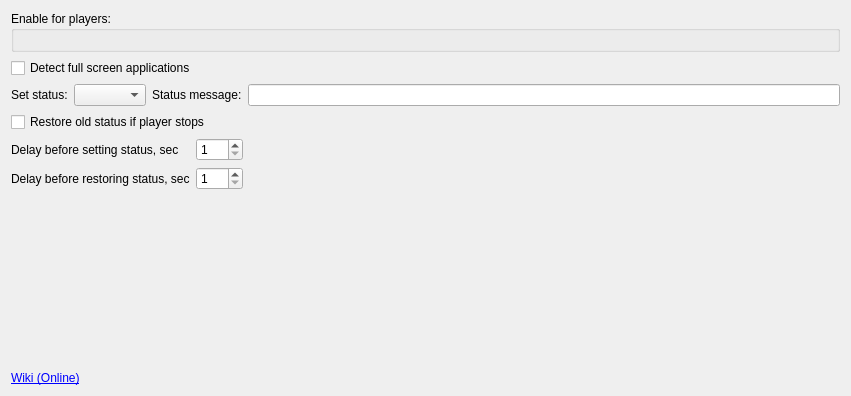
<?xml version="1.0" encoding="UTF-8"?>
<ui version="4.0">
 <class>OptionsWidget</class>
 <widget class="QWidget" name="OptionsWidget">
  <property name="geometry">
   <rect>
    <x>0</x>
    <y>0</y>
    <width>851</width>
    <height>396</height>
   </rect>
  </property>
  <property name="windowTitle">
   <string>Form</string>
  </property>
  <layout class="QVBoxLayout" name="verticalLayout">
   <item>
    <widget class="QGroupBox" name="groupBox">
     <property name="minimumSize">
      <size>
       <width>0</width>
       <height>0</height>
      </size>
     </property>
     <property name="title">
      <string>Enable for players:</string>
     </property>
     <layout class="QGridLayout" name="gridLayout"/>
    </widget>
   </item>
   <item>
    <widget class="QCheckBox" name="cb_fullScreen">
     <property name="text">
      <string>Detect full screen applications</string>
     </property>
    </widget>
   </item>
   <item>
    <layout class="QHBoxLayout" name="horizontalLayout">
     <item>
      <widget class="QLabel" name="label">
       <property name="text">
        <string>Set status:</string>
       </property>
      </widget>
     </item>
     <item>
      <widget class="QComboBox" name="cb_status"/>
     </item>
     <item>
      <widget class="QLabel" name="label_2">
       <property name="text">
        <string>Status message:</string>
       </property>
      </widget>
     </item>
     <item>
      <widget class="QLineEdit" name="le_message"/>
     </item>
    </layout>
   </item>
   <item>
    <widget class="QCheckBox" name="cb_online">
     <property name="text">
      <string>Restore old status if player stops</string>
     </property>
    </widget>
   </item>
   <item>
    <layout class="QGridLayout" name="gridLayout_2">
     <item row="0" column="3">
      <spacer name="horizontalSpacer_3">
       <property name="orientation">
        <enum>Qt::Horizontal</enum>
       </property>
       <property name="sizeHint" stdset="0">
        <size>
         <width>13</width>
         <height>13</height>
        </size>
       </property>
      </spacer>
     </item>
     <item row="1" column="0" colspan="2">
      <widget class="QLabel" name="label_3">
       <property name="text">
        <string>Delay before restoring status, sec</string>
       </property>
      </widget>
     </item>
     <item row="1" column="2">
      <widget class="QSpinBox" name="sb_restoreDelay">
       <property name="minimum">
        <number>1</number>
       </property>
       <property name="maximum">
        <number>300</number>
       </property>
      </widget>
     </item>
     <item row="0" column="2">
      <widget class="QSpinBox" name="sb_setDelay">
       <property name="minimum">
        <number>1</number>
       </property>
       <property name="maximum">
        <number>300</number>
       </property>
      </widget>
     </item>
     <item row="0" column="0" colspan="2">
      <widget class="QLabel" name="label_4">
       <property name="text">
        <string>Delay before setting status, sec</string>
       </property>
      </widget>
     </item>
    </layout>
   </item>
   <item>
    <spacer name="verticalSpacer">
     <property name="orientation">
      <enum>Qt::Vertical</enum>
     </property>
     <property name="sizeHint" stdset="0">
      <size>
       <width>0</width>
       <height>0</height>
      </size>
     </property>
    </spacer>
   </item>
   <item>
    <widget class="QLabel" name="lb_wiki">
     <property name="text">
      <string>&lt;a href=&quot;https://psi-im.org/wiki/doku.php?id=en:plugins#video_status_changer_plugin&quot;&gt;Wiki (Online)&lt;/a&gt;</string>
     </property>
     <property name="openExternalLinks">
      <bool>true</bool>
     </property>
    </widget>
   </item>
  </layout>
 </widget>
 <resources/>
 <connections>
  <connection>
   <sender>cb_online</sender>
   <signal>toggled(bool)</signal>
   <receiver>sb_restoreDelay</receiver>
   <slot>setEnabled(bool)</slot>
   <hints>
    <hint type="sourcelabel">
     <x>195</x>
     <y>181</y>
    </hint>
    <hint type="destinationlabel">
     <x>340</x>
     <y>213</y>
    </hint>
   </hints>
  </connection>
 </connections>
</ui>
